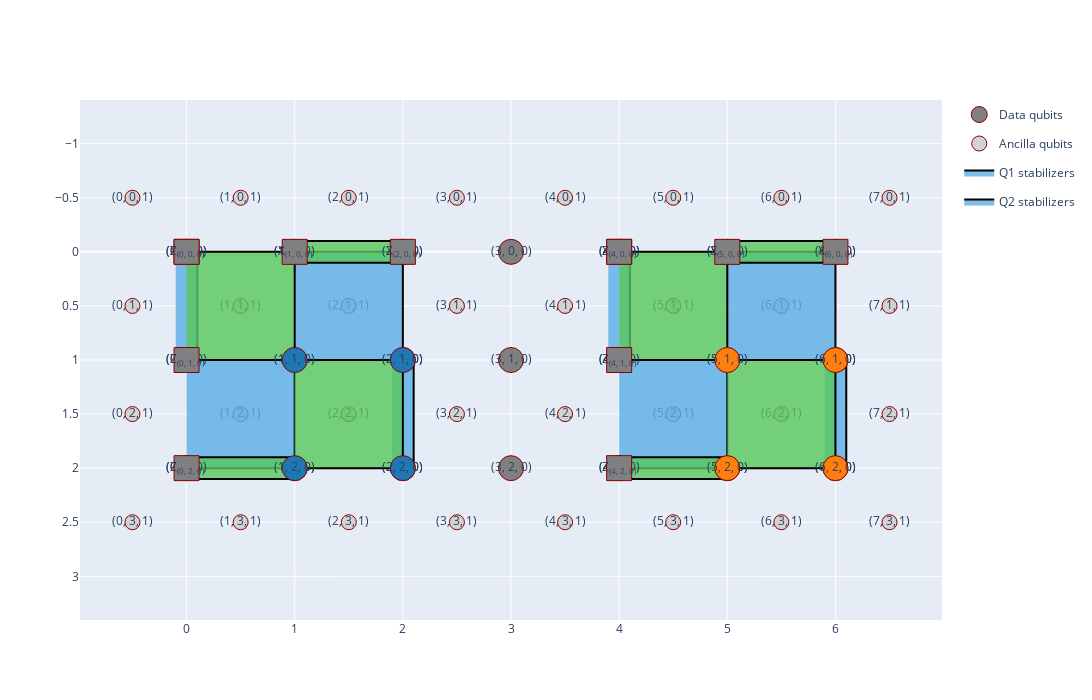

Here is the notebook cell this chart was saved with:
### Markdown cell above
We can also plot the stabilizers of the two logical qubits to check whether they were correctly placed on the lattice:

### Code cell
qecplot = QECPlot(circ)
qecplot.plot_logical_qubit("Q1")
qecplot.plot_logical_qubit("Q2")
qecplot.show()

### Figure 1 — Plotly figure (JSON) as saved in the notebook; plotly's stock layout.template omitted (floating-point values rounded to 4 significant figures)
{"data": [{"hoverinfo": "text", "legendgroup": "qpu_dqbs", "marker": {"color": "gray", "line": {"color": "darkred", "width": 1}, "size": 25, "symbol": "circle"}, "mode": "markers+text", "name": "Data qubits", "showlegend": true, "text": "(0, 0, 0)", "textposition": "middle center", "type": "scatter", "x": [0], "y": [0]}, {"hoverinfo": "text", "legendgroup": "qpu_dqbs", "marker": {"color": "gray", "line": {"color": "darkred", "width": 1}, "size": 25, "symbol": "circle"}, "mode": "markers+text", "name": "Data qubits", "showlegend": false, "text": "(1, 0, 0)", "textposition": "middle center", "type": "scatter", "x": [1], "y": [0]}, {"hoverinfo": "text", "legendgroup": "qpu_dqbs", "marker": {"color": "gray", "line": {"color": "darkred", "width": 1}, "size": 25, "symbol": "circle"}, "mode": "markers+text", "name": "Data qubits", "showlegend": false, "text": "(2, 0, 0)", "textposition": "middle center", "type": "scatter", "x": [2], "y": [0]}, {"hoverinfo": "text", "legendgroup": "qpu_dqbs", "marker": {"color": "gray", "line": {"color": "darkred", "width": 1}, "size": 25, "symbol": "circle"}, "mode": "markers+text", "name": "Data qubits", "showlegend": false, "text": "(3, 0, 0)", "textposition": "middle center", "type": "scatter", "x": [3], "y": [0]}, {"hoverinfo": "text", "legendgroup": "qpu_dqbs", "marker": {"color": "gray", "line": {"color": "darkred", "width": 1}, "size": 25, "symbol": "circle"}, "mode": "markers+text", "name": "Data qubits", "showlegend": false, "text": "(4, 0, 0)", "textposition": "middle center", "type": "scatter", "x": [4], "y": [0]}, {"hoverinfo": "text", "legendgroup": "qpu_dqbs", "marker": {"color": "gray", "line": {"color": "darkred", "width": 1}, "size": 25, "symbol": "circle"}, "mode": "markers+text", "name": "Data qubits", "showlegend": false, "text": "(5, 0, 0)", "textposition": "middle center", "type": "scatter", "x": [5], "y": [0]}, {"hoverinfo": "text", "legendgroup": "qpu_dqbs", "marker": {"color": "gray", "line": {"color": "darkred", "width": 1}, "size": 25, "symbol": "circle"}, "mode": "markers+text", "name": "Data qubits", "showlegend": false, "text": "(6, 0, 0)", "textposition": "middle center", "type": "scatter", "x": [6], "y": [0]}, {"hoverinfo": "text", "legendgroup": "qpu_dqbs", "marker": {"color": "gray", "line": {"color": "darkred", "width": 1}, "size": 25, "symbol": "circle"}, "mode": "markers+text", "name": "Data qubits", "showlegend": false, "text": "(0, 1, 0)", "textposition": "middle center", "type": "scatter", "x": [0], "y": [1]}, {"hoverinfo": "text", "legendgroup": "qpu_dqbs", "marker": {"color": "gray", "line": {"color": "darkred", "width": 1}, "size": 25, "symbol": "circle"}, "mode": "markers+text", "name": "Data qubits", "showlegend": false, "text": "(1, 1, 0)", "textposition": "middle center", "type": "scatter", "x": [1], "y": [1]}, {"hoverinfo": "text", "legendgroup": "qpu_dqbs", "marker": {"color": "gray", "line": {"color": "darkred", "width": 1}, "size": 25, "symbol": "circle"}, "mode": "markers+text", "name": "Data qubits", "showlegend": false, "text": "(2, 1, 0)", "textposition": "middle center", "type": "scatter", "x": [2], "y": [1]}, {"hoverinfo": "text", "legendgroup": "qpu_dqbs", "marker": {"color": "gray", "line": {"color": "darkred", "width": 1}, "size": 25, "symbol": "circle"}, "mode": "markers+text", "name": "Data qubits", "showlegend": false, "text": "(3, 1, 0)", "textposition": "middle center", "type": "scatter", "x": [3], "y": [1]}, {"hoverinfo": "text", "legendgroup": "qpu_dqbs", "marker": {"color": "gray", "line": {"color": "darkred", "width": 1}, "size": 25, "symbol": "circle"}, "mode": "markers+text", "name": "Data qubits", "showlegend": false, "text": "(4, 1, 0)", "textposition": "middle center", "type": "scatter", "x": [4], "y": [1]}, {"hoverinfo": "text", "legendgroup": "qpu_dqbs", "marker": {"color": "gray", "line": {"color": "darkred", "width": 1}, "size": 25, "symbol": "circle"}, "mode": "markers+text", "name": "Data qubits", "showlegend": false, "text": "(5, 1, 0)", "textposition": "middle center", "type": "scatter", "x": [5], "y": [1]}, {"hoverinfo": "text", "legendgroup": "qpu_dqbs", "marker": {"color": "gray", "line": {"color": "darkred", "width": 1}, "size": 25, "symbol": "circle"}, "mode": "markers+text", "name": "Data qubits", "showlegend": false, "text": "(6, 1, 0)", "textposition": "middle center", "type": "scatter", "x": [6], "y": [1]}, {"hoverinfo": "text", "legendgroup": "qpu_dqbs", "marker": {"color": "gray", "line": {"color": "darkred", "width": 1}, "size": 25, "symbol": "circle"}, "mode": "markers+text", "name": "Data qubits", "showlegend": false, "text": "(0, 2, 0)", "textposition": "middle center", "type": "scatter", "x": [0], "y": [2]}, {"hoverinfo": "text", "legendgroup": "qpu_dqbs", "marker": {"color": "gray", "line": {"color": "darkred", "width": 1}, "size": 25, "symbol": "circle"}, "mode": "markers+text", "name": "Data qubits", "showlegend": false, "text": "(1, 2, 0)", "textposition": "middle center", "type": "scatter", "x": [1], "y": [2]}, {"hoverinfo": "text", "legendgroup": "qpu_dqbs", "marker": {"color": "gray", "line": {"color": "darkred", "width": 1}, "size": 25, "symbol": "circle"}, "mode": "markers+text", "name": "Data qubits", "showlegend": false, "text": "(2, 2, 0)", "textposition": "middle center", "type": "scatter", "x": [2], "y": [2]}, {"hoverinfo": "text", "legendgroup": "qpu_dqbs", "marker": {"color": "gray", "line": {"color": "darkred", "width": 1}, "size": 25, "symbol": "circle"}, "mode": "markers+text", "name": "Data qubits", "showlegend": false, "text": "(3, 2, 0)", "textposition": "middle center", "type": "scatter", "x": [3], "y": [2]}, {"hoverinfo": "text", "legendgroup": "qpu_dqbs", "marker": {"color": "gray", "line": {"color": "darkred", "width": 1}, "size": 25, "symbol": "circle"}, "mode": "markers+text", "name": "Data qubits", "showlegend": false, "text": "(4, 2, 0)", "textposition": "middle center", "type": "scatter", "x": [4], "y": [2]}, {"hoverinfo": "text", "legendgroup": "qpu_dqbs", "marker": {"color": "gray", "line": {"color": "darkred", "width": 1}, "size": 25, "symbol": "circle"}, "mode": "markers+text", "name": "Data qubits", "showlegend": false, "text": "(5, 2, 0)", "textposition": "middle center", "type": "scatter", "x": [5], "y": [2]}, {"hoverinfo": "text", "legendgroup": "qpu_dqbs", "marker": {"color": "gray", "line": {"color": "darkred", "width": 1}, "size": 25, "symbol": "circle"}, "mode": "markers+text", "name": "Data qubits", "showlegend": false, "text": "(6, 2, 0)", "textposition": "middle center", "type": "scatter", "x": [6], "y": [2]}, {"hoverinfo": "text", "legendgroup": "qpu_aqbs", "marker": {"color": "lightgray", "line": {"color": "darkred", "width": 1}, "size": 15, "symbol": "circle"}, "mode": "markers+text", "name": "Ancilla qubits", "showlegend": true, "text": "(0, 0, 1)", "textposition": "middle center", "type": "scatter", "x": [-0.5], "y": [-0.5]}, {"hoverinfo": "text", "legendgroup": "qpu_aqbs", "marker": {"color": "lightgray", "line": {"color": "darkred", "width": 1}, "size": 15, "symbol": "circle"}, "mode": "markers+text", "name": "Ancilla qubits", "showlegend": false, "text": "(1, 0, 1)", "textposition": "middle center", "type": "scatter", "x": [0.5], "y": [-0.5]}, {"hoverinfo": "text", "legendgroup": "qpu_aqbs", "marker": {"color": "lightgray", "line": {"color": "darkred", "width": 1}, "size": 15, "symbol": "circle"}, "mode": "markers+text", "name": "Ancilla qubits", "showlegend": false, "text": "(2, 0, 1)", "textposition": "middle center", "type": "scatter", "x": [1.5], "y": [-0.5]}, {"hoverinfo": "text", "legendgroup": "qpu_aqbs", "marker": {"color": "lightgray", "line": {"color": "darkred", "width": 1}, "size": 15, "symbol": "circle"}, "mode": "markers+text", "name": "Ancilla qubits", "showlegend": false, "text": "(3, 0, 1)", "textposition": "middle center", "type": "scatter", "x": [2.5], "y": [-0.5]}, {"hoverinfo": "text", "legendgroup": "qpu_aqbs", "marker": {"color": "lightgray", "line": {"color": "darkred", "width": 1}, "size": 15, "symbol": "circle"}, "mode": "markers+text", "name": "Ancilla qubits", "showlegend": false, "text": "(4, 0, 1)", "textposition": "middle center", "type": "scatter", "x": [3.5], "y": [-0.5]}, {"hoverinfo": "text", "legendgroup": "qpu_aqbs", "marker": {"color": "lightgray", "line": {"color": "darkred", "width": 1}, "size": 15, "symbol": "circle"}, "mode": "markers+text", "name": "Ancilla qubits", "showlegend": false, "text": "(5, 0, 1)", "textposition": "middle center", "type": "scatter", "x": [4.5], "y": [-0.5]}, {"hoverinfo": "text", "legendgroup": "qpu_aqbs", "marker": {"color": "lightgray", "line": {"color": "darkred", "width": 1}, "size": 15, "symbol": "circle"}, "mode": "markers+text", "name": "Ancilla qubits", "showlegend": false, "text": "(6, 0, 1)", "textposition": "middle center", "type": "scatter", "x": [5.5], "y": [-0.5]}, {"hoverinfo": "text", "legendgroup": "qpu_aqbs", "marker": {"color": "lightgray", "line": {"color": "darkred", "width": 1}, "size": 15, "symbol": "circle"}, "mode": "markers+text", "name": "Ancilla qubits", "showlegend": false, "text": "(7, 0, 1)", "textposition": "middle center", "type": "scatter", "x": [6.5], "y": [-0.5]}, {"hoverinfo": "text", "legendgroup": "qpu_aqbs", "marker": {"color": "lightgray", "line": {"color": "darkred", "width": 1}, "size": 15, "symbol": "circle"}, "mode": "markers+text", "name": "Ancilla qubits", "showlegend": false, "text": "(0, 1, 1)", "textposition": "middle center", "type": "scatter", "x": [-0.5], "y": [0.5]}, {"hoverinfo": "text", "legendgroup": "qpu_aqbs", "marker": {"color": "lightgray", "line": {"color": "darkred", "width": 1}, "size": 15, "symbol": "circle"}, "mode": "markers+text", "name": "Ancilla qubits", "showlegend": false, "text": "(1, 1, 1)", "textposition": "middle center", "type": "scatter", "x": [0.5], "y": [0.5]}, {"hoverinfo": "text", "legendgroup": "qpu_aqbs", "marker": {"color": "lightgray", "line": {"color": "darkred", "width": 1}, "size": 15, "symbol": "circle"}, "mode": "markers+text", "name": "Ancilla qubits", "showlegend": false, "text": "(2, 1, 1)", "textposition": "middle center", "type": "scatter", "x": [1.5], "y": [0.5]}, {"hoverinfo": "text", "legendgroup": "qpu_aqbs", "marker": {"color": "lightgray", "line": {"color": "darkred", "width": 1}, "size": 15, "symbol": "circle"}, "mode": "markers+text", "name": "Ancilla qubits", "showlegend": false, "text": "(3, 1, 1)", "textposition": "middle center", "type": "scatter", "x": [2.5], "y": [0.5]}, {"hoverinfo": "text", "legendgroup": "qpu_aqbs", "marker": {"color": "lightgray", "line": {"color": "darkred", "width": 1}, "size": 15, "symbol": "circle"}, "mode": "markers+text", "name": "Ancilla qubits", "showlegend": false, "text": "(4, 1, 1)", "textposition": "middle center", "type": "scatter", "x": [3.5], "y": [0.5]}, {"hoverinfo": "text", "legendgroup": "qpu_aqbs", "marker": {"color": "lightgray", "line": {"color": "darkred", "width": 1}, "size": 15, "symbol": "circle"}, "mode": "markers+text", "name": "Ancilla qubits", "showlegend": false, "text": "(5, 1, 1)", "textposition": "middle center", "type": "scatter", "x": [4.5], "y": [0.5]}, {"hoverinfo": "text", "legendgroup": "qpu_aqbs", "marker": {"color": "lightgray", "line": {"color": "darkred", "width": 1}, "size": 15, "symbol": "circle"}, "mode": "markers+text", "name": "Ancilla qubits", "showlegend": false, "text": "(6, 1, 1)", "textposition": "middle center", "type": "scatter", "x": [5.5], "y": [0.5]}, {"hoverinfo": "text", "legendgroup": "qpu_aqbs", "marker": {"color": "lightgray", "line": {"color": "darkred", "width": 1}, "size": 15, "symbol": "circle"}, "mode": "markers+text", "name": "Ancilla qubits", "showlegend": false, "text": "(7, 1, 1)", "textposition": "middle center", "type": "scatter", "x": [6.5], "y": [0.5]}, {"hoverinfo": "text", "legendgroup": "qpu_aqbs", "marker": {"color": "lightgray", "line": {"color": "darkred", "width": 1}, "size": 15, "symbol": "circle"}, "mode": "markers+text", "name": "Ancilla qubits", "showlegend": false, "text": "(0, 2, 1)", "textposition": "middle center", "type": "scatter", "x": [-0.5], "y": [1.5]}, {"hoverinfo": "text", "legendgroup": "qpu_aqbs", "marker": {"color": "lightgray", "line": {"color": "darkred", "width": 1}, "size": 15, "symbol": "circle"}, "mode": "markers+text", "name": "Ancilla qubits", "showlegend": false, "text": "(1, 2, 1)", "textposition": "middle center", "type": "scatter", "x": [0.5], "y": [1.5]}, {"hoverinfo": "text", "legendgroup": "qpu_aqbs", "marker": {"color": "lightgray", "line": {"color": "darkred", "width": 1}, "size": 15, "symbol": "circle"}, "mode": "markers+text", "name": "Ancilla qubits", "showlegend": false, "text": "(2, 2, 1)", "textposition": "middle center", "type": "scatter", "x": [1.5], "y": [1.5]}, {"hoverinfo": "text", "legendgroup": "qpu_aqbs", "marker": {"color": "lightgray", "line": {"color": "darkred", "width": 1}, "size": 15, "symbol": "circle"}, "mode": "markers+text", "name": "Ancilla qubits", "showlegend": false, "text": "(3, 2, 1)", "textposition": "middle center", "type": "scatter", "x": [2.5], "y": [1.5]}, {"hoverinfo": "text", "legendgroup": "qpu_aqbs", "marker": {"color": "lightgray", "line": {"color": "darkred", "width": 1}, "size": 15, "symbol": "circle"}, "mode": "markers+text", "name": "Ancilla qubits", "showlegend": false, "text": "(4, 2, 1)", "textposition": "middle center", "type": "scatter", "x": [3.5], "y": [1.5]}, {"hoverinfo": "text", "legendgroup": "qpu_aqbs", "marker": {"color": "lightgray", "line": {"color": "darkred", "width": 1}, "size": 15, "symbol": "circle"}, "mode": "markers+text", "name": "Ancilla qubits", "showlegend": false, "text": "(5, 2, 1)", "textposition": "middle center", "type": "scatter", "x": [4.5], "y": [1.5]}, {"hoverinfo": "text", "legendgroup": "qpu_aqbs", "marker": {"color": "lightgray", "line": {"color": "darkred", "width": 1}, "size": 15, "symbol": "circle"}, "mode": "markers+text", "name": "Ancilla qubits", "showlegend": false, "text": "(6, 2, 1)", "textposition": "middle center", "type": "scatter", "x": [5.5], "y": [1.5]}, {"hoverinfo": "text", "legendgroup": "qpu_aqbs", "marker": {"color": "lightgray", "line": {"color": "darkred", "width": 1}, "size": 15, "symbol": "circle"}, "mode": "markers+text", "name": "Ancilla qubits", "showlegend": false, "text": "(7, 2, 1)", "textposition": "middle center", "type": "scatter", "x": [6.5], "y": [1.5]}, {"hoverinfo": "text", "legendgroup": "qpu_aqbs", "marker": {"color": "lightgray", "line": {"color": "darkred", "width": 1}, "size": 15, "symbol": "circle"}, "mode": "markers+text", "name": "Ancilla qubits", "showlegend": false, "text": "(0, 3, 1)", "textposition": "middle center", "type": "scatter", "x": [-0.5], "y": [2.5]}, {"hoverinfo": "text", "legendgroup": "qpu_aqbs", "marker": {"color": "lightgray", "line": {"color": "darkred", "width": 1}, "size": 15, "symbol": "circle"}, "mode": "markers+text", "name": "Ancilla qubits", "showlegend": false, "text": "(1, 3, 1)", "textposition": "middle center", "type": "scatter", "x": [0.5], "y": [2.5]}, {"hoverinfo": "text", "legendgroup": "qpu_aqbs", "marker": {"color": "lightgray", "line": {"color": "darkred", "width": 1}, "size": 15, "symbol": "circle"}, "mode": "markers+text", "name": "Ancilla qubits", "showlegend": false, "text": "(2, 3, 1)", "textposition": "middle center", "type": "scatter", "x": [1.5], "y": [2.5]}, {"hoverinfo": "text", "legendgroup": "qpu_aqbs", "marker": {"color": "lightgray", "line": {"color": "darkred", "width": 1}, "size": 15, "symbol": "circle"}, "mode": "markers+text", "name": "Ancilla qubits", "showlegend": false, "text": "(3, 3, 1)", "textposition": "middle center", "type": "scatter", "x": [2.5], "y": [2.5]}, {"hoverinfo": "text", "legendgroup": "qpu_aqbs", "marker": {"color": "lightgray", "line": {"color": "darkred", "width": 1}, "size": 15, "symbol": "circle"}, "mode": "markers+text", "name": "Ancilla qubits", "showlegend": false, "text": "(4, 3, 1)", "textposition": "middle center", "type": "scatter", "x": [3.5], "y": [2.5]}, {"hoverinfo": "text", "legendgroup": "qpu_aqbs", "marker": {"color": "lightgray", "line": {"color": "darkred", "width": 1}, "size": 15, "symbol": "circle"}, "mode": "markers+text", "name": "Ancilla qubits", "showlegend": false, "text": "(5, 3, 1)", "textposition": "middle center", "type": "scatter", "x": [4.5], "y": [2.5]}, {"hoverinfo": "text", "legendgroup": "qpu_aqbs", "marker": {"color": "lightgray", "line": {"color": "darkred", "width": 1}, "size": 15, "symbol": "circle"}, "mode": "markers+text", "name": "Ancilla qubits", "showlegend": false, "text": "(6, 3, 1)", "textposition": "middle center", "type": "scatter", "x": [5.5], "y": [2.5]}, {"hoverinfo": "text", "legendgroup": "qpu_aqbs", "marker": {"color": "lightgray", "line": {"color": "darkred", "width": 1}, "size": 15, "symbol": "circle"}, "mode": "markers+text", "name": "Ancilla qubits", "showlegend": false, "text": "(7, 3, 1)", "textposition": "middle center", "type": "scatter", "x": [6.5], "y": [2.5]}, {"fill": "toself", "fillcolor": "rgba(90,174,230,0.8)", "hoverinfo": "none", "legendgroup": "stabs_Q1", "line": {"color": "black", "width": 2}, "mode": "lines", "name": "Q1 stabilizers", "showlegend": true, "type": "scatter", "x": [1, 2, 2, 1, 1], "y": [0, 0, 1, 1, 1]}, {"fill": "toself", "fillcolor": "rgba(90,174,230,0.8)", "hoverinfo": "none", "legendgroup": "stabs_Q1", "line": {"color": "black", "width": 2}, "mode": "lines", "name": "Q1 stabilizers", "showlegend": false, "type": "scatter", "x": [0, 1, 1, 0, 0], "y": [1, 1, 2, 2, 2]}, {"fill": "toself", "fillcolor": "rgba(90,174,230,0.8)", "hoverinfo": "none", "legendgroup": "stabs_Q1", "line": {"color": "black", "width": 2}, "mode": "lines", "name": "Q1 stabilizers", "showlegend": false, "type": "scatter", "x": [-0.1, 0.1, 0.1, -0.1, -0.1], "y": [0, 0, 1, 1, 1]}, {"fill": "toself", "fillcolor": "rgba(90,174,230,0.8)", "hoverinfo": "none", "legendgroup": "stabs_Q1", "line": {"color": "black", "width": 2}, "mode": "lines", "name": "Q1 stabilizers", "showlegend": false, "type": "scatter", "x": [1.9, 2.1, 2.1, 1.9, 1.9], "y": [1, 1, 2, 2, 2]}, {"fill": "toself", "fillcolor": "rgba(87,201,90,0.8)", "hoverinfo": "none", "legendgroup": "stabs_Q1", "line": {"color": "black", "width": 2}, "mode": "lines", "name": "Q1 stabilizers", "showlegend": false, "type": "scatter", "x": [0, 1, 1, 0, 0], "y": [0, 0, 1, 1, 1]}, {"fill": "toself", "fillcolor": "rgba(87,201,90,0.8)", "hoverinfo": "none", "legendgroup": "stabs_Q1", "line": {"color": "black", "width": 2}, "mode": "lines", "name": "Q1 stabilizers", "showlegend": false, "type": "scatter", "x": [1, 2, 2, 1, 1], "y": [1, 1, 2, 2, 2]}, {"fill": "toself", "fillcolor": "rgba(87,201,90,0.8)", "hoverinfo": "none", "legendgroup": "stabs_Q1", "line": {"color": "black", "width": 2}, "mode": "lines", "name": "Q1 stabilizers", "showlegend": false, "type": "scatter", "x": [0, 1, 1, 0, 0], "y": [1.9, 1.9, 2.1, 2.1, 2.1]}, {"fill": "toself", "fillcolor": "rgba(87,201,90,0.8)", "hoverinfo": "none", "legendgroup": "stabs_Q1", "line": {"color": "black", "width": 2}, "mode": "lines", "name": "Q1 stabilizers", "showlegend": false, "type": "scatter", "x": [1, 2, 2, 1, 1], "y": [-0.1, -0.1, 0.1, 0.1, 0.1]}, {"hoverinfo": "text", "legendgroup": "", "marker": {"color": "#1f77b4", "line": {"color": "darkred", "width": 1}, "size": 25, "symbol": "circle"}, "mode": "markers+text", "name": "", "showlegend": false, "text": "(1, 0, 0)", "textposition": "middle center", "type": "scatter", "x": [1], "y": [0]}, {"hoverinfo": "text", "legendgroup": "", "marker": {"color": "#1f77b4", "line": {"color": "darkred", "width": 1}, "size": 25, "symbol": "circle"}, "mode": "markers+text", "name": "", "showlegend": false, "text": "(2, 0, 0)", "textposition": "middle center", "type": "scatter", "x": [2], "y": [0]}, {"hoverinfo": "text", "legendgroup": "", "marker": {"color": "#1f77b4", "line": {"color": "darkred", "width": 1}, "size": 25, "symbol": "circle"}, "mode": "markers+text", "name": "", "showlegend": false, "text": "(1, 1, 0)", "textposition": "middle center", "type": "scatter", "x": [1], "y": [1]}, {"hoverinfo": "text", "legendgroup": "", "marker": {"color": "#1f77b4", "line": {"color": "darkred", "width": 1}, "size": 25, "symbol": "circle"}, "mode": "markers+text", "name": "", "showlegend": false, "text": "(2, 1, 0)", "textposition": "middle center", "type": "scatter", "x": [2], "y": [1]}, {"hoverinfo": "text", "legendgroup": "", "marker": {"color": "#1f77b4", "line": {"color": "darkred", "width": 1}, "size": 25, "symbol": "circle"}, "mode": "markers+text", "name": "", "showlegend": false, "text": "(0, 1, 0)", "textposition": "middle center", "type": "scatter", "x": [0], "y": [1]}, {"hoverinfo": "text", "legendgroup": "", "marker": {"color": "#1f77b4", "line": {"color": "darkred", "width": 1}, "size": 25, "symbol": "circle"}, "mode": "markers+text", "name": "", "showlegend": false, "text": "(0, 2, 0)", "textposition": "middle center", "type": "scatter", "x": [0], "y": [2]}, {"hoverinfo": "text", "legendgroup": "", "marker": {"color": "#1f77b4", "line": {"color": "darkred", "width": 1}, "size": 25, "symbol": "circle"}, "mode": "markers+text", "name": "", "showlegend": false, "text": "(1, 2, 0)", "textposition": "middle center", "type": "scatter", "x": [1], "y": [2]}, {"hoverinfo": "text", "legendgroup": "", "marker": {"color": "#1f77b4", "line": {"color": "darkred", "width": 1}, "size": 25, "symbol": "circle"}, "mode": "markers+text", "name": "", "showlegend": false, "text": "(0, 0, 0)", "textposition": "middle center", "type": "scatter", "x": [0], "y": [0]}, {"hoverinfo": "text", "legendgroup": "", "marker": {"color": "#1f77b4", "line": {"color": "darkred", "width": 1}, "size": 25, "symbol": "circle"}, "mode": "markers+text", "name": "", "showlegend": false, "text": "(2, 2, 0)", "textposition": "middle center", "type": "scatter", "x": [2], "y": [2]}, {"hoverinfo": "text", "legendgroup": "", "marker": {"color": "gray", "line": {"color": "darkred", "width": 1}, "size": 25, "symbol": "square"}, "mode": "markers+text", "name": "", "showlegend": false, "text": "X<sub>(0, 0, 0)</sub>", "textposition": "middle center", "type": "scatter", "x": [0], "y": [0]}, {"hoverinfo": "text", "legendgroup": "", "marker": {"color": "gray", "line": {"color": "darkred", "width": 1}, "size": 25, "symbol": "square"}, "mode": "markers+text", "name": "", "showlegend": false, "text": "X<sub>(1, 0, 0)</sub>", "textposition": "middle center", "type": "scatter", "x": [1], "y": [0]}, {"hoverinfo": "text", "legendgroup": "", "marker": {"color": "gray", "line": {"color": "darkred", "width": 1}, "size": 25, "symbol": "square"}, "mode": "markers+text", "name": "", "showlegend": false, "text": "X<sub>(2, 0, 0)</sub>", "textposition": "middle center", "type": "scatter", "x": [2], "y": [0]}, {"hoverinfo": "text", "legendgroup": "", "marker": {"color": "gray", "line": {"color": "darkred", "width": 1}, "size": 25, "symbol": "square"}, "mode": "markers+text", "name": "", "showlegend": false, "text": "Z<sub>(0, 0, 0)</sub>", "textposition": "middle center", "type": "scatter", "x": [0], "y": [0]}, {"hoverinfo": "text", "legendgroup": "", "marker": {"color": "gray", "line": {"color": "darkred", "width": 1}, "size": 25, "symbol": "square"}, "mode": "markers+text", "name": "", "showlegend": false, "text": "Z<sub>(0, 1, 0)</sub>", "textposition": "middle center", "type": "scatter", "x": [0], "y": [1]}, {"hoverinfo": "text", "legendgroup": "", "marker": {"color": "gray", "line": {"color": "darkred", "width": 1}, "size": 25, "symbol": "square"}, "mode": "markers+text", "name": "", "showlegend": false, "text": "Z<sub>(0, 2, 0)</sub>", "textposition": "middle center", "type": "scatter", "x": [0], "y": [2]}, {"fill": "toself", "fillcolor": "rgba(90,174,230,0.8)", "hoverinfo": "none", "legendgroup": "stabs_Q2", "line": {"color": "black", "width": 2}, "mode": "lines", "name": "Q2 stabilizers", "showlegend": true, "type": "scatter", "x": [5, 6, 6, 5, 5], "y": [0, 0, 1, 1, 1]}, {"fill": "toself", "fillcolor": "rgba(90,174,230,0.8)", "hoverinfo": "none", "legendgroup": "stabs_Q2", "line": {"color": "black", "width": 2}, "mode": "lines", "name": "Q2 stabilizers", "showlegend": false, "type": "scatter", "x": [4, 5, 5, 4, 4], "y": [1, 1, 2, 2, 2]}, {"fill": "toself", "fillcolor": "rgba(90,174,230,0.8)", "hoverinfo": "none", "legendgroup": "stabs_Q2", "line": {"color": "black", "width": 2}, "mode": "lines", "name": "Q2 stabilizers", "showlegend": false, "type": "scatter", "x": [3.9, 4.1, 4.1, 3.9, 3.9], "y": [0, 0, 1, 1, 1]}, {"fill": "toself", "fillcolor": "rgba(90,174,230,0.8)", "hoverinfo": "none", "legendgroup": "stabs_Q2", "line": {"color": "black", "width": 2}, "mode": "lines", "name": "Q2 stabilizers", "showlegend": false, "type": "scatter", "x": [5.9, 6.1, 6.1, 5.9, 5.9], "y": [1, 1, 2, 2, 2]}, {"fill": "toself", "fillcolor": "rgba(87,201,90,0.8)", "hoverinfo": "none", "legendgroup": "stabs_Q2", "line": {"color": "black", "width": 2}, "mode": "lines", "name": "Q2 stabilizers", "showlegend": false, "type": "scatter", "x": [4, 5, 5, 4, 4], "y": [0, 0, 1, 1, 1]}, {"fill": "toself", "fillcolor": "rgba(87,201,90,0.8)", "hoverinfo": "none", "legendgroup": "stabs_Q2", "line": {"color": "black", "width": 2}, "mode": "lines", "name": "Q2 stabilizers", "showlegend": false, "type": "scatter", "x": [5, 6, 6, 5, 5], "y": [1, 1, 2, 2, 2]}, {"fill": "toself", "fillcolor": "rgba(87,201,90,0.8)", "hoverinfo": "none", "legendgroup": "stabs_Q2", "line": {"color": "black", "width": 2}, "mode": "lines", "name": "Q2 stabilizers", "showlegend": false, "type": "scatter", "x": [4, 5, 5, 4, 4], "y": [1.9, 1.9, 2.1, 2.1, 2.1]}, {"fill": "toself", "fillcolor": "rgba(87,201,90,0.8)", "hoverinfo": "none", "legendgroup": "stabs_Q2", "line": {"color": "black", "width": 2}, "mode": "lines", "name": "Q2 stabilizers", "showlegend": false, "type": "scatter", "x": [5, 6, 6, 5, 5], "y": [-0.1, -0.1, 0.1, 0.1, 0.1]}, {"hoverinfo": "text", "legendgroup": "", "marker": {"color": "#ff7f0e", "line": {"color": "darkred", "width": 1}, "size": 25, "symbol": "circle"}, "mode": "markers+text", "name": "", "showlegend": false, "text": "(5, 0, 0)", "textposition": "middle center", "type": "scatter", "x": [5], "y": [0]}, {"hoverinfo": "text", "legendgroup": "", "marker": {"color": "#ff7f0e", "line": {"color": "darkred", "width": 1}, "size": 25, "symbol": "circle"}, "mode": "markers+text", "name": "", "showlegend": false, "text": "(6, 0, 0)", "textposition": "middle center", "type": "scatter", "x": [6], "y": [0]}, {"hoverinfo": "text", "legendgroup": "", "marker": {"color": "#ff7f0e", "line": {"color": "darkred", "width": 1}, "size": 25, "symbol": "circle"}, "mode": "markers+text", "name": "", "showlegend": false, "text": "(5, 1, 0)", "textposition": "middle center", "type": "scatter", "x": [5], "y": [1]}, {"hoverinfo": "text", "legendgroup": "", "marker": {"color": "#ff7f0e", "line": {"color": "darkred", "width": 1}, "size": 25, "symbol": "circle"}, "mode": "markers+text", "name": "", "showlegend": false, "text": "(6, 1, 0)", "textposition": "middle center", "type": "scatter", "x": [6], "y": [1]}, {"hoverinfo": "text", "legendgroup": "", "marker": {"color": "#ff7f0e", "line": {"color": "darkred", "width": 1}, "size": 25, "symbol": "circle"}, "mode": "markers+text", "name": "", "showlegend": false, "text": "(4, 1, 0)", "textposition": "middle center", "type": "scatter", "x": [4], "y": [1]}, {"hoverinfo": "text", "legendgroup": "", "marker": {"color": "#ff7f0e", "line": {"color": "darkred", "width": 1}, "size": 25, "symbol": "circle"}, "mode": "markers+text", "name": "", "showlegend": false, "text": "(4, 2, 0)", "textposition": "middle center", "type": "scatter", "x": [4], "y": [2]}, {"hoverinfo": "text", "legendgroup": "", "marker": {"color": "#ff7f0e", "line": {"color": "darkred", "width": 1}, "size": 25, "symbol": "circle"}, "mode": "markers+text", "name": "", "showlegend": false, "text": "(5, 2, 0)", "textposition": "middle center", "type": "scatter", "x": [5], "y": [2]}, {"hoverinfo": "text", "legendgroup": "", "marker": {"color": "#ff7f0e", "line": {"color": "darkred", "width": 1}, "size": 25, "symbol": "circle"}, "mode": "markers+text", "name": "", "showlegend": false, "text": "(4, 0, 0)", "textposition": "middle center", "type": "scatter", "x": [4], "y": [0]}, {"hoverinfo": "text", "legendgroup": "", "marker": {"color": "#ff7f0e", "line": {"color": "darkred", "width": 1}, "size": 25, "symbol": "circle"}, "mode": "markers+text", "name": "", "showlegend": false, "text": "(6, 2, 0)", "textposition": "middle center", "type": "scatter", "x": [6], "y": [2]}, {"hoverinfo": "text", "legendgroup": "", "marker": {"color": "gray", "line": {"color": "darkred", "width": 1}, "size": 25, "symbol": "square"}, "mode": "markers+text", "name": "", "showlegend": false, "text": "X<sub>(4, 0, 0)</sub>", "textposition": "middle center", "type": "scatter", "x": [4], "y": [0]}, {"hoverinfo": "text", "legendgroup": "", "marker": {"color": "gray", "line": {"color": "darkred", "width": 1}, "size": 25, "symbol": "square"}, "mode": "markers+text", "name": "", "showlegend": false, "text": "X<sub>(5, 0, 0)</sub>", "textposition": "middle center", "type": "scatter", "x": [5], "y": [0]}, {"hoverinfo": "text", "legendgroup": "", "marker": {"color": "gray", "line": {"color": "darkred", "width": 1}, "size": 25, "symbol": "square"}, "mode": "markers+text", "name": "", "showlegend": false, "text": "X<sub>(6, 0, 0)</sub>", "textposition": "middle center", "type": "scatter", "x": [6], "y": [0]}, {"hoverinfo": "text", "legendgroup": "", "marker": {"color": "gray", "line": {"color": "darkred", "width": 1}, "size": 25, "symbol": "square"}, "mode": "markers+text", "name": "", "showlegend": false, "text": "Z<sub>(4, 0, 0)</sub>", "textposition": "middle center", "type": "scatter", "x": [4], "y": [0]}, {"hoverinfo": "text", "legendgroup": "", "marker": {"color": "gray", "line": {"color": "darkred", "width": 1}, "size": 25, "symbol": "square"}, "mode": "markers+text", "name": "", "showlegend": false, "text": "Z<sub>(4, 1, 0)</sub>", "textposition": "middle center", "type": "scatter", "x": [4], "y": [1]}, {"hoverinfo": "text", "legendgroup": "", "marker": {"color": "gray", "line": {"color": "darkred", "width": 1}, "size": 25, "symbol": "square"}, "mode": "markers+text", "name": "", "showlegend": false, "text": "Z<sub>(4, 2, 0)</sub>", "textposition": "middle center", "type": "scatter", "x": [4], "y": [2]}], "layout": {"height": 700, "showlegend": true, "width": 1100, "xaxis": {"anchor": "y", "domain": [0, 1], "showgrid": true, "visible": true, "zeroline": false}, "yaxis": {"anchor": "x", "autorange": "reversed", "domain": [0, 1], "scaleanchor": "x", "scaleratio": 1, "showgrid": true, "visible": true}}}
